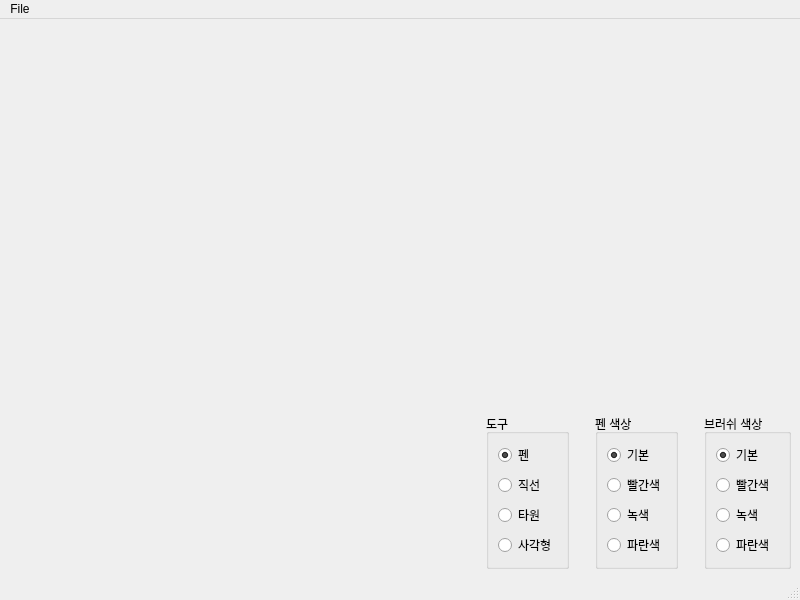
<?xml version="1.0" encoding="UTF-8"?>
<ui version="4.0">
 <class>MainWindow</class>
 <widget class="QMainWindow" name="MainWindow">
  <property name="geometry">
   <rect>
    <x>0</x>
    <y>0</y>
    <width>800</width>
    <height>600</height>
   </rect>
  </property>
  <property name="windowTitle">
   <string>MainWindow</string>
  </property>
  <widget class="QWidget" name="centralwidget">
   <layout class="QGridLayout" name="gridLayout_2">
    <item row="1" column="3">
     <widget class="QGroupBox" name="groupBox_2">
      <property name="title">
       <string>펜 색상</string>
      </property>
      <layout class="QVBoxLayout" name="verticalLayout_3">
       <item>
        <layout class="QVBoxLayout" name="verticalLayout_8">
         <item>
          <widget class="QRadioButton" name="btnPenDefColor">
           <property name="text">
            <string>기본</string>
           </property>
           <property name="checked">
            <bool>true</bool>
           </property>
          </widget>
         </item>
         <item>
          <widget class="QRadioButton" name="btnPenRedColor">
           <property name="text">
            <string>빨간색</string>
           </property>
          </widget>
         </item>
         <item>
          <widget class="QRadioButton" name="btnPenGreenColor">
           <property name="text">
            <string>녹색</string>
           </property>
          </widget>
         </item>
         <item>
          <widget class="QRadioButton" name="btnPenBlueColor">
           <property name="text">
            <string>파란색</string>
           </property>
          </widget>
         </item>
        </layout>
       </item>
      </layout>
     </widget>
    </item>
    <item row="1" column="2">
     <spacer name="horizontalSpacer_2">
      <property name="orientation">
       <enum>Qt::Horizontal</enum>
      </property>
      <property name="sizeType">
       <enum>QSizePolicy::Fixed</enum>
      </property>
      <property name="sizeHint" stdset="0">
       <size>
        <width>20</width>
        <height>20</height>
       </size>
      </property>
     </spacer>
    </item>
    <item row="0" column="5">
     <spacer name="verticalSpacer">
      <property name="orientation">
       <enum>Qt::Vertical</enum>
      </property>
      <property name="sizeHint" stdset="0">
       <size>
        <width>20</width>
        <height>40</height>
       </size>
      </property>
     </spacer>
    </item>
    <item row="1" column="4">
     <spacer name="horizontalSpacer_3">
      <property name="orientation">
       <enum>Qt::Horizontal</enum>
      </property>
      <property name="sizeType">
       <enum>QSizePolicy::Fixed</enum>
      </property>
      <property name="sizeHint" stdset="0">
       <size>
        <width>20</width>
        <height>20</height>
       </size>
      </property>
     </spacer>
    </item>
    <item row="1" column="1">
     <widget class="QGroupBox" name="groupBox">
      <property name="title">
       <string>도구</string>
      </property>
      <layout class="QVBoxLayout" name="verticalLayout_2">
       <item>
        <layout class="QVBoxLayout" name="verticalLayout_11">
         <item>
          <widget class="QRadioButton" name="btnPen">
           <property name="text">
            <string>펜</string>
           </property>
           <property name="checkable">
            <bool>true</bool>
           </property>
           <property name="checked">
            <bool>true</bool>
           </property>
          </widget>
         </item>
         <item>
          <widget class="QRadioButton" name="btnLine">
           <property name="text">
            <string>직선</string>
           </property>
          </widget>
         </item>
         <item>
          <widget class="QRadioButton" name="btnEllipse">
           <property name="text">
            <string>타원</string>
           </property>
          </widget>
         </item>
         <item>
          <widget class="QRadioButton" name="btnRectangle">
           <property name="text">
            <string>사각형</string>
           </property>
          </widget>
         </item>
        </layout>
       </item>
      </layout>
     </widget>
    </item>
    <item row="1" column="5">
     <widget class="QGroupBox" name="groupBox_3">
      <property name="title">
       <string>브러쉬 색상</string>
      </property>
      <layout class="QVBoxLayout" name="verticalLayout_4">
       <item>
        <layout class="QVBoxLayout" name="verticalLayout">
         <item>
          <widget class="QRadioButton" name="btnBrushDefColor">
           <property name="text">
            <string>기본</string>
           </property>
           <property name="checked">
            <bool>true</bool>
           </property>
          </widget>
         </item>
         <item>
          <widget class="QRadioButton" name="btnBrushRedColor">
           <property name="text">
            <string>빨간색</string>
           </property>
          </widget>
         </item>
         <item>
          <widget class="QRadioButton" name="btnBrushGreenColor">
           <property name="text">
            <string>녹색</string>
           </property>
          </widget>
         </item>
         <item>
          <widget class="QRadioButton" name="btnBrushBlueColor">
           <property name="text">
            <string>파란색</string>
           </property>
          </widget>
         </item>
        </layout>
       </item>
      </layout>
     </widget>
    </item>
    <item row="1" column="0">
     <spacer name="horizontalSpacer">
      <property name="orientation">
       <enum>Qt::Horizontal</enum>
      </property>
      <property name="sizeHint" stdset="0">
       <size>
        <width>40</width>
        <height>20</height>
       </size>
      </property>
     </spacer>
    </item>
   </layout>
  </widget>
  <widget class="QMenuBar" name="menubar">
   <property name="geometry">
    <rect>
     <x>0</x>
     <y>0</y>
     <width>800</width>
     <height>26</height>
    </rect>
   </property>
   <widget class="QMenu" name="menuFile">
    <property name="title">
     <string>File</string>
    </property>
    <addaction name="actionAbout"/>
   </widget>
   <addaction name="menuFile"/>
  </widget>
  <widget class="QStatusBar" name="statusbar"/>
  <action name="actionAbout">
   <property name="text">
    <string>About</string>
   </property>
  </action>
 </widget>
 <resources/>
 <connections/>
</ui>
